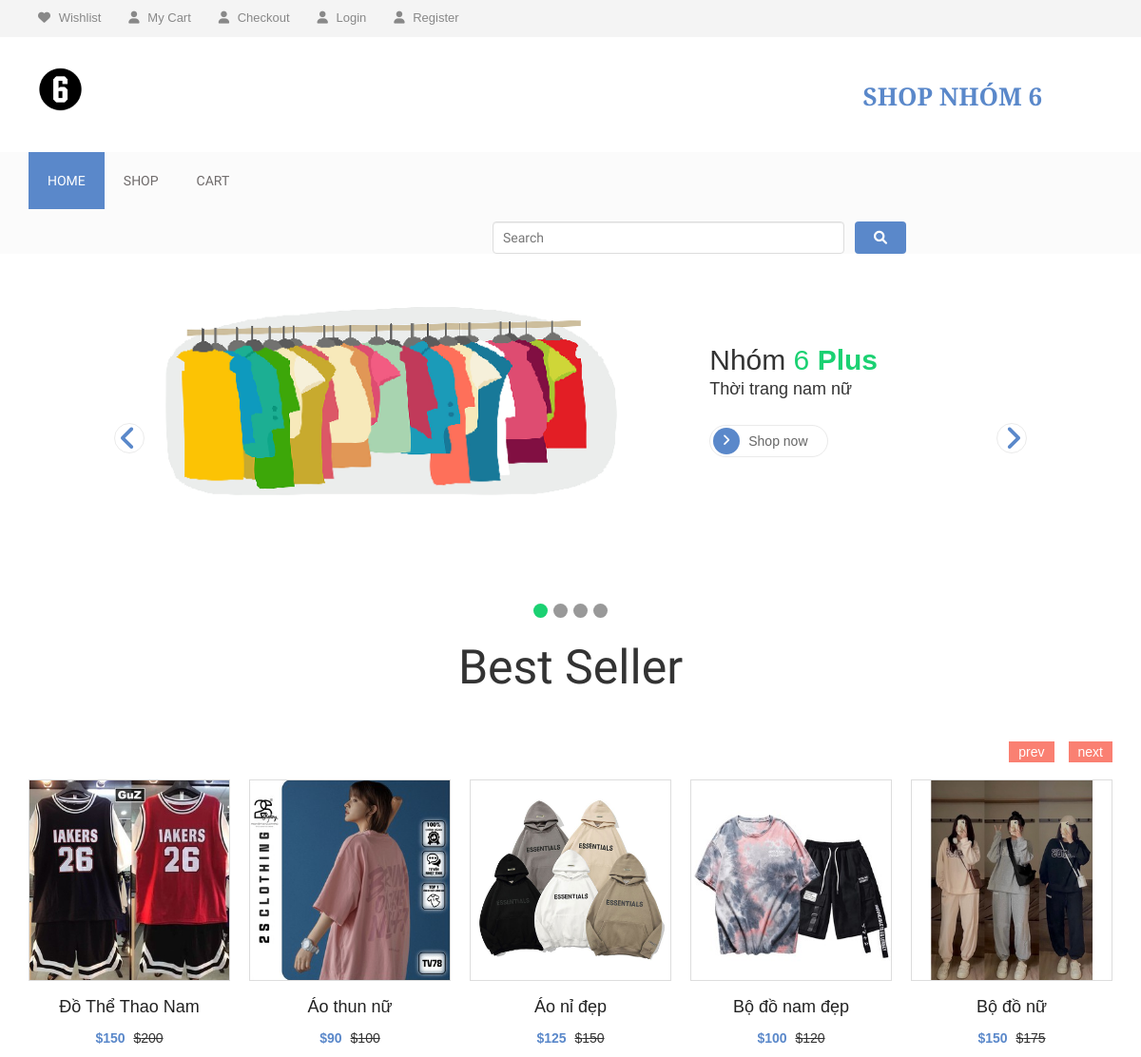
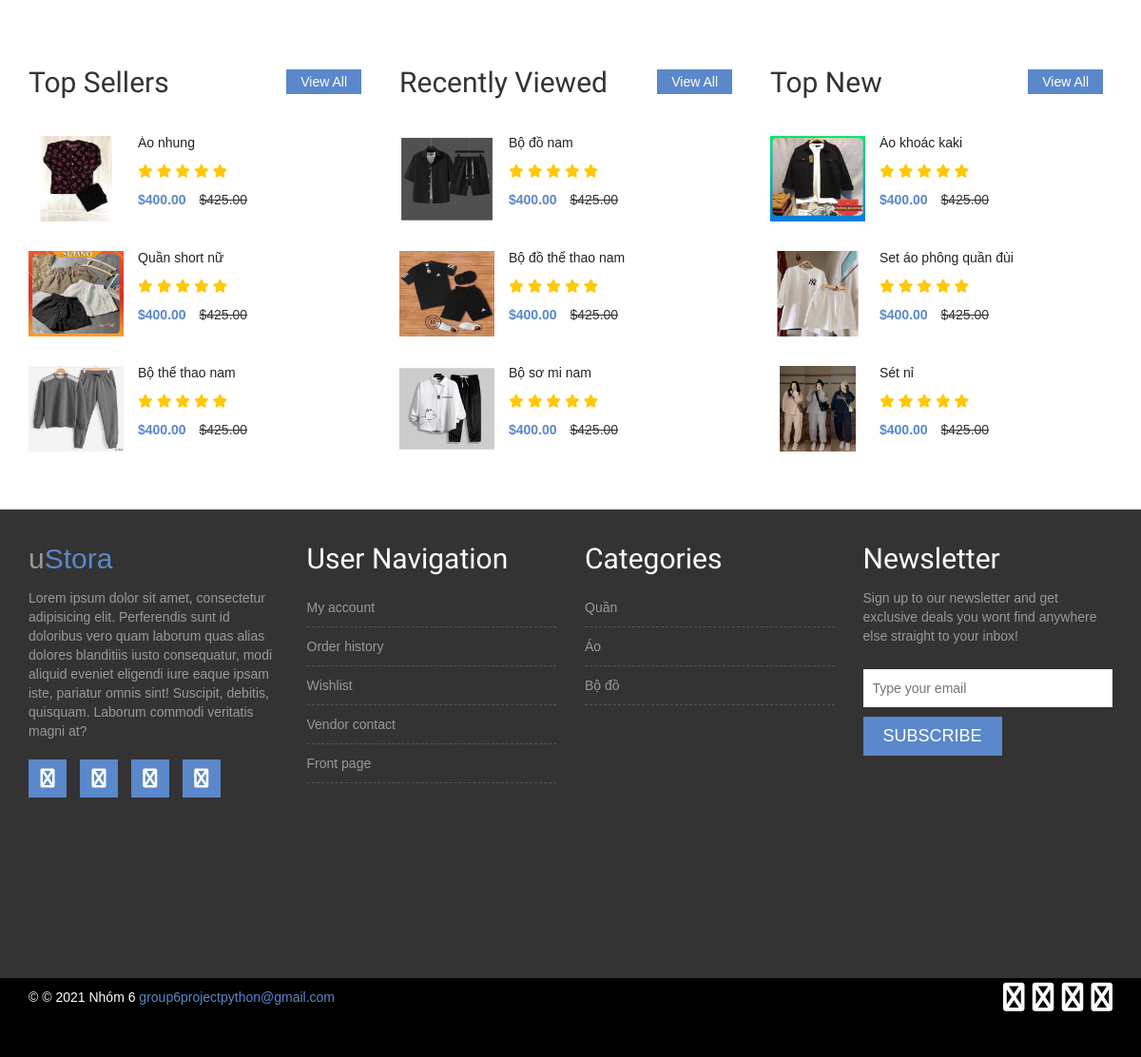
/store/, run on the app's committed database (2 pictures, top to bottom).
### Store/models.py (models this page shows, shortened)
class Product(models.Model):
    name = models.CharField(max_length=20)
    price = models.PositiveIntegerField(default=0)
    description = models.CharField(max_length=1000, default = "Không có")
    category = models.CharField(max_length=200, default=None)
    img = models.ImageField(upload_to='uploads/img')
    id = models.CharField(max_length=200, primary_key=True,default=1)
    slug = SlugField(max_length=100, unique=True,default=1)
    discount_price = models.PositiveIntegerField(blank=True, null=True,default=1)
    best_seller = models.BooleanField(default = False)
    def get_absolute_url(self):
        return reverse("product", kwargs={
            'slug': self.slug
        })

### Store/views.py (the view)
# urls.py: path('',home,name="home"),
def home(request):
    Products = Product.objects.all()
    return render(request,"home.html", {'Products':Products})

### templates/home.html (shortened to what this page needs)
{% extends 'base.html' %}
{% load static %}
{% block  content%}
       <div class="slider-area">
               <div class="block-slider block-slider4">
                   <ul class="" id="bxslider-home4">
                       <li>
                           <img src="{%static 'img/slide1.png'%}" alt="Slide" >
                           <div class="caption-group">
                               <h2 class="caption title">
                                   Nhóm <span class="primary">6 <strong>Plus</strong></span>
                               </h2>
                               <h4 class="caption subtitle">Thời trang nam nữ</h4>
                               <a class="caption button-radius" href="#"><span class="icon"></span>Shop now</a>
                           </div>
                       </li>
                   </ul>
               </div>
       </div>
       <div class="maincontent-area">
           <div class="container">
               <div class="row">
                   <div class="col-md-12">
                       <div class="latest-product">
                           <h2 class="section-title">Best Seller</h2>
                           <div class="product-carousel">
                               {% for product in Products %}
                               {% if product.best_seller %}
                                   <div class="single-product">
                                       <div class="product-f-image">
                                           <img src="{{product.img.url}}" alt="" >
                                           <div class="product-hover">
                                           </div>
                                       </div>
                                       <h2><center><a href="{{product.get_absolute_url}}">{{product.name}}</a></center></h2>
                                       {% if product.discount_price %}
                                           <div class="product-carousel-price">
                                               <center><ins>${{product.discount_price}}</ins> <del>${{product.price}}</del></center>
                                           </div>
                                       {% else %}
                                       <div class="product-carousel-price">
                                           <center><ins>${{product.price}}</ins></center>
                                       </div>
                                       {% endif %}
                                   </div>
                               {% endif %}
                               {% endfor %}
                           </div>
                       </div>
                   </div>
               </div>
           </div>
       </div>
       <div class="product-widget-area">
           <div class="container">
               <div class="row">
                   <div class="col-md-4">
                       <div class="single-product-widget">
                           <h2 class="product-wid-title">Top Sellers</h2>
                           <a href="" class="wid-view-more">View All</a>
                           <div class="single-wid-product">
                               <a href="single-product.htm"><img src="{%static 'img/sp1.jpg'%}" alt="" class="product-thumb" pagespeed_url_hash="1733883786" onload="pagespeed.CriticalImages.checkImageForCriticality(this);"></a>
                               <h2><a href="single-product.htm">Áo nhung</a></h2>
                               <div class="product-wid-rating">
                                   <i class="fa fa-star"></i>
                                   <i class="fa fa-star"></i>
                                   <i class="fa fa-star"></i>
                                   <i class="fa fa-star"></i>
                                   <i class="fa fa-star"></i>
                               </div>
                               <div class="product-wid-price">
                                   <ins>$400.00</ins> <del>$425.00</del>
                               </div>
                           </div>
                           <div class="single-wid-product">
                               <a href="single-product.htm"><img src="{%static 'img/sp2.jpg'%}" alt="" class="product-thumb" pagespeed_url_hash="2028383707" onload="pagespeed.CriticalImages.checkImageForCriticality(this);"></a>
                               <h2><a href="single-product.htm">Quần short nữ</a></h2>
                               <div class="product-wid-rating">
                                   <i class="fa fa-star"></i>
                                   <i class="fa fa-star"></i>
                                   <i class="fa fa-star"></i>
                                   <i class="fa fa-star"></i>
                                   <i class="fa fa-star"></i>
                               </div>
                               <div class="product-wid-price">
                                   <ins>$400.00</ins> <del>$425.00</del>
                               </div>
                           </div>
                           <div class="single-wid-product">
                               <a href="single-product.htm"><img src="{%static 'img/sp3.jpg'%}" alt="" class="product-thumb" pagespeed_url_hash="2322883628" onload="pagespeed.CriticalImages.checkImageForCriticality(this);"></a>
                               <h2><a href="single-product.htm">Bộ thể thao nam</a></h2>
                               <div class="product-wid-rating">
                                   <i class="fa fa-star"></i>
                                   <i class="fa fa-star"></i>
                                   <i class="fa fa-star"></i>
                                   <i class="fa fa-star"></i>
                                   <i class="fa fa-star"></i>
                               </div>
                               <div class="product-wid-price">
                                   <ins>$400.00</ins> <del>$425.00</del>
                               </div>
                           </div>
                       </div>
                   </div>
                   <div class="col-md-4">
                       <div class="single-product-widget">
                           <h2 class="product-wid-title">Recently Viewed</h2>
                           <a href="#" class="wid-view-more">View All</a>
                           <div class="single-wid-product">
                               <a href="single-product.htm"><img src="{%static 'img/sp4.jpg'%}" alt="" class="product-thumb" pagespeed_url_hash="2617383549" onload="pagespeed.CriticalImages.checkImageForCriticality(this);"></a>
                               <h2><a href="single-product.htm">Bộ đồ nam</a></h2>
                               <div class="product-wid-rating">
                                   <i class="fa fa-star"></i>
                                   <i class="fa fa-star"></i>
                                   <i class="fa fa-star"></i>
                                   <i class="fa fa-star"></i>
                                   <i class="fa fa-star"></i>
                               </div>
                               <div class="product-wid-price">
                                   <ins>$400.00</ins> <del>$425.00</del>
                               </div>
                           </div>
                           <div class="single-wid-product">
                               <a href="single-product.htm"><img src="{%static 'img/sp5.jpg'%}" alt="" class="product-thumb" pagespeed_url_hash="1733883786" onload="pagespeed.CriticalImages.checkImageForCriticality(this);"></a>
                               <h2><a href="single-product.htm">Bộ đồ thể thao nam</a></h2>
                               <div class="product-wid-rating">
                                   <i class="fa fa-star"></i>
                                   <i class="fa fa-star"></i>
                                   <i class="fa fa-star"></i>
                                   <i class="fa fa-star"></i>
                                   <i class="fa fa-star"></i>
                               </div>
                               <div class="product-wid-price">
                                   <ins>$400.00</ins> <del>$425.00</del>
                               </div>
                           </div>
                           <div class="single-wid-product">
                               <a href="single-product.htm"><img src="{%static 'img/sp6.jpg'%}" alt="" class="product-thumb" pagespeed_url_hash="2028383707" onload="pagespeed.CriticalImages.checkImageForCriticality(this);"></a>
                               <h2><a href="single-product.htm">Bộ sơ mi nam</a></h2>
                               <div class="product-wid-rating">
                                   <i class="fa fa-star"></i>
                                   <i class="fa fa-star"></i>
                                   <i class="fa fa-star"></i>
                                   <i class="fa fa-star"></i>
                                   <i class="fa fa-star"></i>
                               </div>
                               <div class="product-wid-price">
                                   <ins>$400.00</ins> <del>$425.00</del>
                               </div>
                           </div>
                       </div>
                   </div>
                   <div class="col-md-4">
                       <div class="single-product-widget">
                           <h2 class="product-wid-title">Top New</h2>
                           <a href="#" class="wid-view-more">View All</a>
                           <div class="single-wid-product">
                               <a href="single-product.htm"><img src="{%static 'img/sp7.jpg'%}" alt="" class="product-thumb" pagespeed_url_hash="2322883628" onload="pagespeed.CriticalImages.checkImageForCriticality(this);"></a>
                               <h2><a href="single-product.htm">Áo khoác kaki</a></h2>
                               <div class="product-wid-rating">
                                   <i class="fa fa-star"></i>
                                   <i class="fa fa-star"></i>
                                   <i class="fa fa-star"></i>
                                   <i class="fa fa-star"></i>
                                   <i class="fa fa-star"></i>
                               </div>
                               <div class="product-wid-price">
                                   <ins>$400.00</ins> <del>$425.00</del>
                               </div>
                           </div>
                           <div class="single-wid-product">
                               <a href="single-product.htm"><img src="{%static 'img/sp8.jpg'%}" alt="" class="product-thumb" pagespeed_url_hash="2617383549" onload="pagespeed.CriticalImages.checkImageForCriticality(this);"></a>
                               <h2><a href="single-product.htm">Set áo phông quần đùi</a></h2>
                               <div class="product-wid-rating">
                                   <i class="fa fa-star"></i>
                                   <i class="fa fa-star"></i>
                                   <i class="fa fa-star"></i>
                                   <i class="fa fa-star"></i>
                                   <i class="fa fa-star"></i>
                               </div>
                               <div class="product-wid-price">
                                   <ins>$400.00</ins> <del>$425.00</del>
                               </div>
                           </div>
                           <div class="single-wid-product">
                               <a href="single-product.htm"><img src="{%static 'img/sp9.jpg'%}" alt="" class="product-thumb" pagespeed_url_hash="1733883786" onload="pagespeed.CriticalImages.checkImageForCriticality(this);"></a>
                               <h2><a href="single-product.htm">Sét nỉ</a></h2>
                               <div class="product-wid-rating">
                                   <i class="fa fa-star"></i>
                                   <i class="fa fa-star"></i>
                                   <i class="fa fa-star"></i>
                                   <i class="fa fa-star"></i>
                                   <i class="fa fa-star"></i>
                               </div>
                               <div class="product-wid-price">
                                   <ins>$400.00</ins> <del>$425.00</del>
                               </div>
                           </div>
                       </div>
                   </div>
               </div>
           </div>
       </div>
{% endblock  %}
{% block active %}
                <li class="active "><a href="{% url 'home' %}">Home</a></li>
                <li class=""><a href="{% url 'shop' %}">Shop</a></li>
                <li class=""><a href="{% url 'cart' %}">Cart</a></li>
                <li style="margin-left: 488px; margin-top: 13px;">
                    <form action="{% url 'search' %}" class="search" method="GET" style="display: flex;">
                        <div class="input-group w-100">
                            <input style="margin-right: 11px; width:370px; border-radius:4px" type="text" class="form-control" placeholder="Search" name="q" value="{{ q }}">
                            <div class="input-group-append" style="display: flex">
                                <button style="padding: 7px 20px" class="btn btn-primary" type="submit">
                                    <i class="fa fa-search"></i>
                                </button>
                            </div>
                        </div>
                    </form>
                </li>
{% endblock  %}

### data on the page
Product: img (picture), name "Đồ Thể Thao Nam", discount_price "150", price "200"
Product: img (picture), name "Áo thun nữ", discount_price "90", price "100"
Product: img (picture), name "Áo nỉ đẹp", discount_price "125", price "150"
Product: img (picture), name "Bộ đồ nam đẹp", discount_price "100", price "120"
Product: img (picture), name "Bộ đồ nữ", discount_price "150", price "175"
